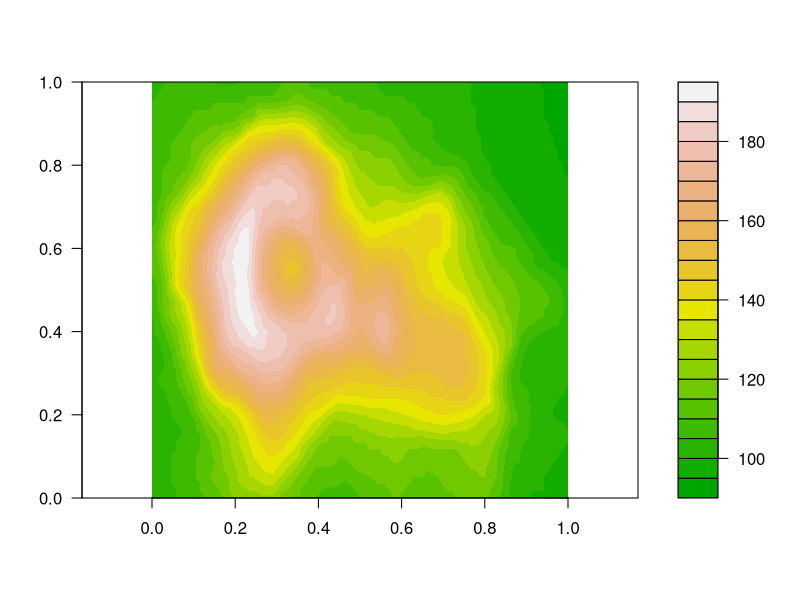
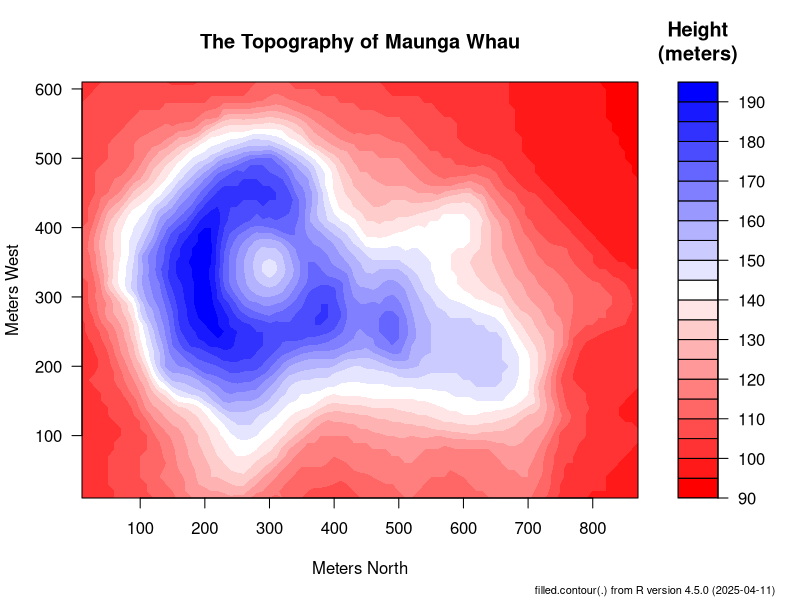
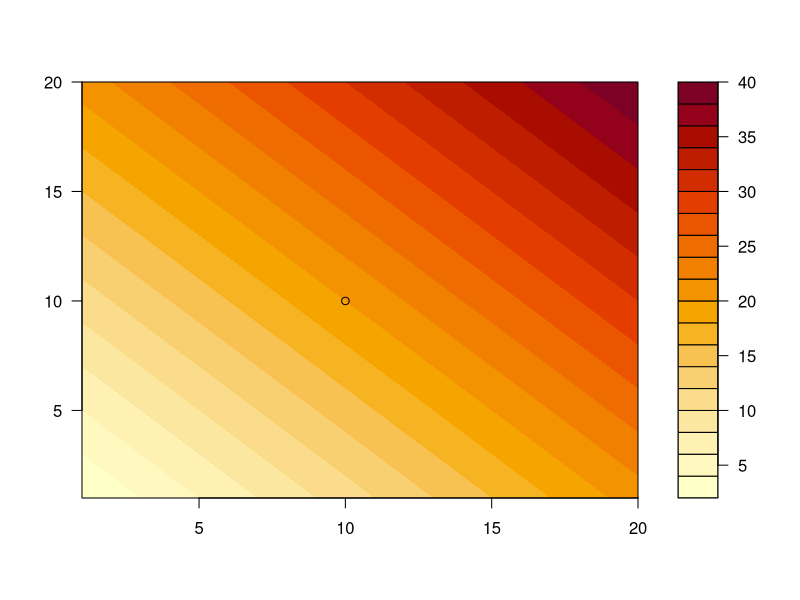
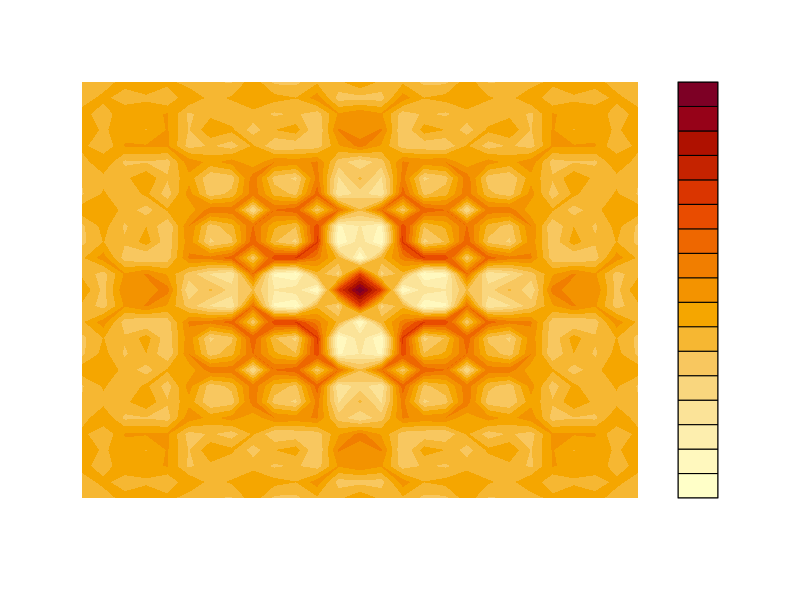
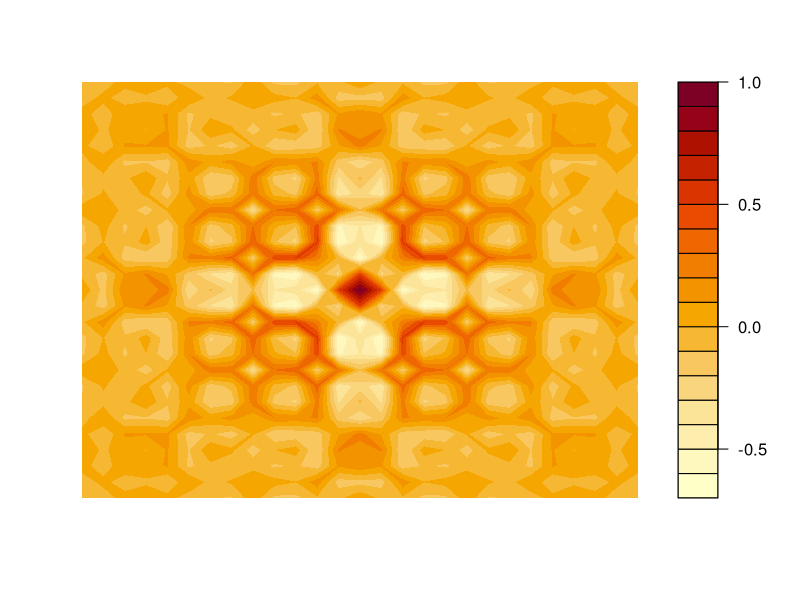

Write the R code that produced these figures, in order.

require(grDevices) # for colours
filled.contour(volcano, color = terrain.colors, asp = 1) # simple


x <- 10*1:nrow(volcano)
y <- 10*1:ncol(volcano)
filled.contour(x, y, volcano, color = colorRampPalette(c("red", "white", "blue")),#terrain.colors,
               plot.title = title(main = "The Topography of Maunga Whau",
                                  xlab = "Meters North", ylab = "Meters West"),
               plot.axes = { axis(1, seq(100, 800, by = 100))
                 axis(2, seq(100, 600, by = 100)) },
               key.title = title(main = "Height\n(meters)"),
               key.axes = axis(4, seq(90, 190, by = 10)))  # maybe also asp = 1
mtext(paste("filled.contour(.) from", R.version.string),
      side = 1, line = 4, adj = 1, cex = .66)

# Annotating a filled contour plot
a <- expand.grid(1:20, 1:20)
b <- matrix(a[,1] + a[,2], 20)
filled.contour(x = 1:20, y = 1:20, z = b,
               plot.axes = { axis(1); axis(2); points(10, 10) })

## Persian Rug Art:
x <- y <- seq(-4*pi, 4*pi, len = 27)
r <- sqrt(outer(x^2, y^2, "+"))
filled.contour(cos(r^2)*exp(-r/(2*pi)), axes = FALSE)
## rather, the key *should* be labeled:
filled.contour(cos(r^2)*exp(-r/(2*pi)), frame.plot = FALSE,
               plot.axes = {})


head(volcano)